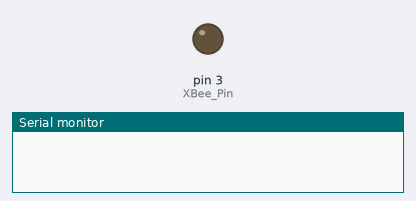
Recording of a sketch running on a simulated Arduino Uno, built with avr-gcc and run on an emulated ATmega328P. On the bench: output pins drawn as LEDs (lit = HIGH), the last lines printed to the serial monitor. Sleep ends after the set time or at an interrupt; pins used as bus, display or sensor lines are not drawn.

Above: at 0.1 s.
At 0.7 s:
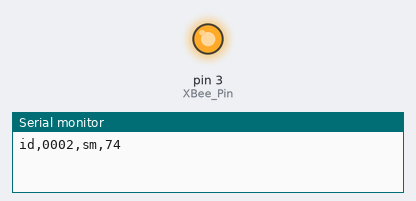
Timing chart, 0 to 2.2 s (numbered marks = the images above):
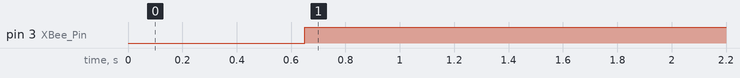

The sketch:

Arduino_Mini2_V1.ino
```cpp
#include <avr/sleep.h>  // Including the avr/sleep.h library for the sleep function.
#include "avr/wdt.h"  // Including the avr/wdt.h library for watchdog timer.

#define SM_Pin A0  // Defines which analog input pin you are using.
#define XBee_Pin 3  // Defines which digital pin the XBee is connected to for sleeping.
#define SM_Power_Pin 5  // Defines which digital pin will be used to sleep the soil moisture sensor.

int Arduino_Number = 2;  // Defines the Ardunio number.
int SM_Air_Value = 845;  // Initiates a constant for the calibrated fresh air value.
int SM_Water_Value = 395;  // Initiates a constant for the calibrated full water value.
int SM_Calibrated_Difference = SM_Air_Value - SM_Water_Value;  // Computes the difference between the two calibrated values.
int SM_Analog_Value;  // Defines the soil moisture analog value variable.
int SM_Difference;  // Defines the soil moisture difference value variable.
int SM_Percent;  // Defines the soil moisture percent value variable.
float SM_Difference_Abs;  // Defines the soil moisture absolute difference value variable.
float SM_Decimal;  // Defines the soil moisture decimal value variable.
char Value_Text[50];  // Defines the character variable used for the sprintf.

ISR(WDT_vect) {  // An ISR function for watchdogs.
  wdt_reset();  // Resets the watchdog timer when called upon.
}

void setup() {  // Setup code that only runs once.
  Serial.begin(9600);  // Starts running the serial monitor.
  pinMode(XBee_Pin, OUTPUT);  // Sets the XBee pin as an output for signaling the sleep mode.
  pinMode(SM_Power_Pin, OUTPUT);  // Sets the soil moisture power pin to output for signaling sleep.
  wdt_disable();  // Disables the watchdog timer at the beginning to ensure that it is not enabled to mess with the rest of the code.
}

void loop() {  // Loop code that runs on a loop continuously.
  int sleep_time = 60;  // The amount of minutes you would like to be powered down is defined here.
  XBee_Wake_Function();  // Calls the XBee wake function to turn the XBee on.
  Sensors_Wake_Function();  // Calls the sensors wake function below to wake the XBee up.
  SM_Analog_Value = analogRead(SM_Pin);  // Collects the analog reading value of 0-1023 for the sensor.
  Sensors_Sleep_Function();  // Calls the sensors sleep function from below to make the XBee go to sleep.
  SM_Difference = SM_Analog_Value - SM_Air_Value;  // Computes the difference between the SoilMoistureValue and the fresh air calibrated value.
  SM_Difference_Abs = abs(SM_Difference);  // Callculates the absolute value of the value computed above.
  SM_Decimal = SM_Difference_Abs / SM_Calibrated_Difference;  // Takes the SoilDifference and makes it a decimal from 0-1.
  SM_Percent = SM_Decimal * 100;  // Turns the Decimal value above and makes it a percentage.
  sprintf(Value_Text, "id,%04d,sm,%d", Arduino_Number, SM_Percent);  // Collects all the data and makes it a single string for sending.
  Serial.println(Value_Text);  // Prints the data from the sprintf data string all at once.
  XBee_Sleep_Function();  // Calls the XBee sleep function from below to make the XBee go to sleep.
  Sleep_Function(sleep_time);  // Calling the sleep function to start the power down process.
}

void Sleep_Function(unsigned long sleep_time) {  // Sleep function defined with the sleep time inputed above in minutes.
  sleep_time = 60 * sleep_time;  // Turning the sleep time from minutes to seconds.
  unsigned long counter = 0;  // Starting a counter for the watchdog timer to use to determine which watchdog function to call on.
  wdt_enable_8s();  // Enable the 8 second watchdog timer.
  unsigned long prevtime = millis();  // Determine the amount of time passed since the code has stopped running.
  for (int i = 0; i < round((float)sleep_time / 8); i++) {  // Find the number of times to run the watchdog function by dividing the sleep time in seconds by the 8 seconds that the watchdog timer can run for.
    set_sleep_mode(SLEEP_MODE_PWR_DOWN);  // Start up the sleep mode.
    sleep_enable();  // Enable the power down mode to shut the Arduino down,
    sleep_cpu();  // Run the sleep mode.
    counter += 8;  // Increase the counter by 8 seconds.
    if (sleep_time - counter == 4) {  // "if" statement to determine if the remaining time is not 8 seconds and instead is 4 seconds.
      wdt_disable();  // Disables the 8 second watchdog timer.
      wdt_enable_4s();  // Enables the 4 second watchdog timer for the remaing 4 seconds.
    }
  }
  wdt_disable();  // Disables the 4 second watchdog timer.
  sleep_disable();  // Disable the sleep mode.
}

void wdt_enable_8s() {  // The 8 second watchdog timer function.
  cli();  // Disables the int variables.
  MCUSR = 0;  // Clears the reset status of the watchdog timer.
  WDTCSR |= 0b00011000;  // Configures the WDCE and WDE bites to a 1 (on) instead of a 0 (off).
  WDTCSR = 0b01000000 | 0b100001;  // Sets the WDIE (enables the interrupt mode), clears WDE (disables the watchdog reset mode), and sets the timer interval to 8 seconds.
  sei();  // Enables the int variables.
}

void wdt_enable_4s() {  // The 4 second watchdog timer function.
  cli();  // Disables the int variables.
  MCUSR = 0;  // Clears the reset status of the watchdog timer.
  WDTCSR |= 0b00011000;  // Configures the WDCE and WDE bites to a 1 (on) instead of a 0 (off).
  WDTCSR = 0b01000000 | 0b100000;  // Sets the WDIE (enables the interrupt mode), clears WDE (disables the watchdog reset mode), and sets the timer interval to 4 seconds.
  sei();  // Enables the int variables.
}

void Sensors_Sleep_Function() {  // Function to make the sensors go to sleep after it sends the data.
  digitalWrite(SM_Power_Pin, LOW);  // Sets the soil moisture power pin to low to go to sleep.
  delay(50);  // Makes sure that sensors are ready.
}

void Sensors_Wake_Function() {  // Function for waking the sensors up after it has been sleeping.
  digitalWrite(SM_Power_Pin, HIGH);  // Sets the soil moisture power pin to high to wake up.
  delay(500);  // Delay to ensure the soil moisture is on and set back down to the correct value before reading the value.
}

void XBee_Sleep_Function() {  // Function for sleeping the XBee after the sensor data has been sent.
  delay(100);  // Delays to ensure that the data has sent via the XBee before sleeping the sensors.
  digitalWrite(XBee_Pin, HIGH);  // Sets the XBee output pin to high to make the XBee go to sleep.
}

void XBee_Wake_Function() {  // Function for waking up the XBee to send the data.
  digitalWrite(XBee_Pin, LOW);  // Sets the XBee output pin to low to wake the XBee up.
}
```

Measured:
- by itself, pin 3 (XBee_Pin): LOW → HIGH at 0.65 s
